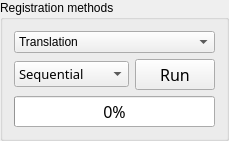
           <widget class="QGroupBox" name="groupBox_2">
            <property name="title">
             <string>Registration methods</string>
            </property>
            <layout class="QVBoxLayout" name="verticalLayout_11">
             <item>
              <widget class="QComboBox" name="transfo_comboBox">
               <property name="sizePolicy">
                <sizepolicy hsizetype="Minimum" vsizetype="Fixed">
                 <horstretch>0</horstretch>
                 <verstretch>0</verstretch>
                </sizepolicy>
               </property>
               <property name="minimumSize">
                <size>
                 <width>79</width>
                 <height>0</height>
                </size>
               </property>
               <property name="toolTip">
                <string>&lt;html&gt;&lt;head/&gt;&lt;body&gt;&lt;p&gt;&lt;span style=&quot; font-size:11pt;&quot;&gt;Transformation used for registration&lt;/span&gt;&lt;/p&gt;&lt;/body&gt;&lt;/html&gt;</string>
               </property>
               <item>
                <property name="text">
                 <string>Translation</string>
                </property>
               </item>
               <item>
                <property name="text">
                 <string>Scaled rotation</string>
                </property>
               </item>
               <item>
                <property name="text">
                 <string>Rigid body</string>
                </property>
               </item>
               <item>
                <property name="text">
                 <string>Affine</string>
                </property>
               </item>
               <item>
                <property name="text">
                 <string>Homography</string>
                </property>
               </item>
              </widget>
             </item>
             <item>
              <layout class="QHBoxLayout" name="horizontalLayout_6">
               <item>
                <widget class="QComboBox" name="choiceBox">
                 <property name="sizePolicy">
                  <sizepolicy hsizetype="Preferred" vsizetype="Fixed">
                   <horstretch>0</horstretch>
                   <verstretch>0</verstretch>
                  </sizepolicy>
                 </property>
                 <property name="minimumSize">
                  <size>
                   <width>79</width>
                   <height>0</height>
                  </size>
                 </property>
                 <property name="font">
                  <font>
                   <family>Noto Sans Cond</family>
                   <pointsize>10</pointsize>
                   <weight>50</weight>
                   <italic>false</italic>
                   <bold>false</bold>
                  </font>
                 </property>
                 <property name="toolTip">
                  <string>&lt;html&gt;&lt;head/&gt;&lt;body&gt;&lt;p&gt;&lt;span style=&quot; font-size:11pt;&quot;&gt;Mode of registration&lt;/span&gt;&lt;/p&gt;&lt;/body&gt;&lt;/html&gt;</string>
                 </property>
                 <property name="styleSheet">
                  <string notr="true"/>
                 </property>
                 <item>
                  <property name="text">
                   <string>Sequential</string>
                  </property>
                 </item>
                 <item>
                  <property name="text">
                   <string>Incremental</string>
                  </property>
                 </item>
                 <item>
                  <property name="text">
                   <string>Coregistration</string>
                  </property>
                 </item>
                </widget>
               </item>
               <item>
                <widget class="QPushButton" name="push_compute">
                 <property name="sizePolicy">
                  <sizepolicy hsizetype="Fixed" vsizetype="Fixed">
                   <horstretch>0</horstretch>
                   <verstretch>0</verstretch>
                  </sizepolicy>
                 </property>
                 <property name="font">
                  <font>
                   <family>Noto Sans Cond</family>
                   <pointsize>12</pointsize>
                   <weight>50</weight>
                   <italic>false</italic>
                   <bold>false</bold>
                  </font>
                 </property>
                 <property name="toolTip">
                  <string>&lt;html&gt;&lt;head/&gt;&lt;body&gt;&lt;p&gt;&lt;span style=&quot; font-size:11pt;&quot;&gt;Run the registration computation&lt;/span&gt;&lt;/p&gt;&lt;/body&gt;&lt;/html&gt;</string>
                 </property>
                 <property name="styleSheet">
                  <string notr="true"/>
                 </property>
                 <property name="text">
                  <string>Run</string>
                 </property>
                 <property name="icon">
                  <iconset>
                   <normaloff>TSG_icons/run_icon.png</normaloff>TSG_icons/run_icon.png</iconset>
                 </property>
                </widget>
               </item>
              </layout>
             </item>
             <item>
              <widget class="QProgressBar" name="progressBar">
               <property name="sizePolicy">
                <sizepolicy hsizetype="Minimum" vsizetype="Fixed">
                 <horstretch>0</horstretch>
                 <verstretch>0</verstretch>
                </sizepolicy>
               </property>
               <property name="minimumSize">
                <size>
                 <width>116</width>
                 <height>0</height>
                </size>
               </property>
               <property name="font">
                <font>
                 <family>Noto Sans Cond</family>
                 <pointsize>12</pointsize>
                 <weight>50</weight>
                 <italic>false</italic>
                 <bold>false</bold>
                </font>
               </property>
               <property name="styleSheet">
                <string notr="true"/>
               </property>
               <property name="value">
                <number>0</number>
               </property>
              </widget>
             </item>
            </layout>
           </widget>
